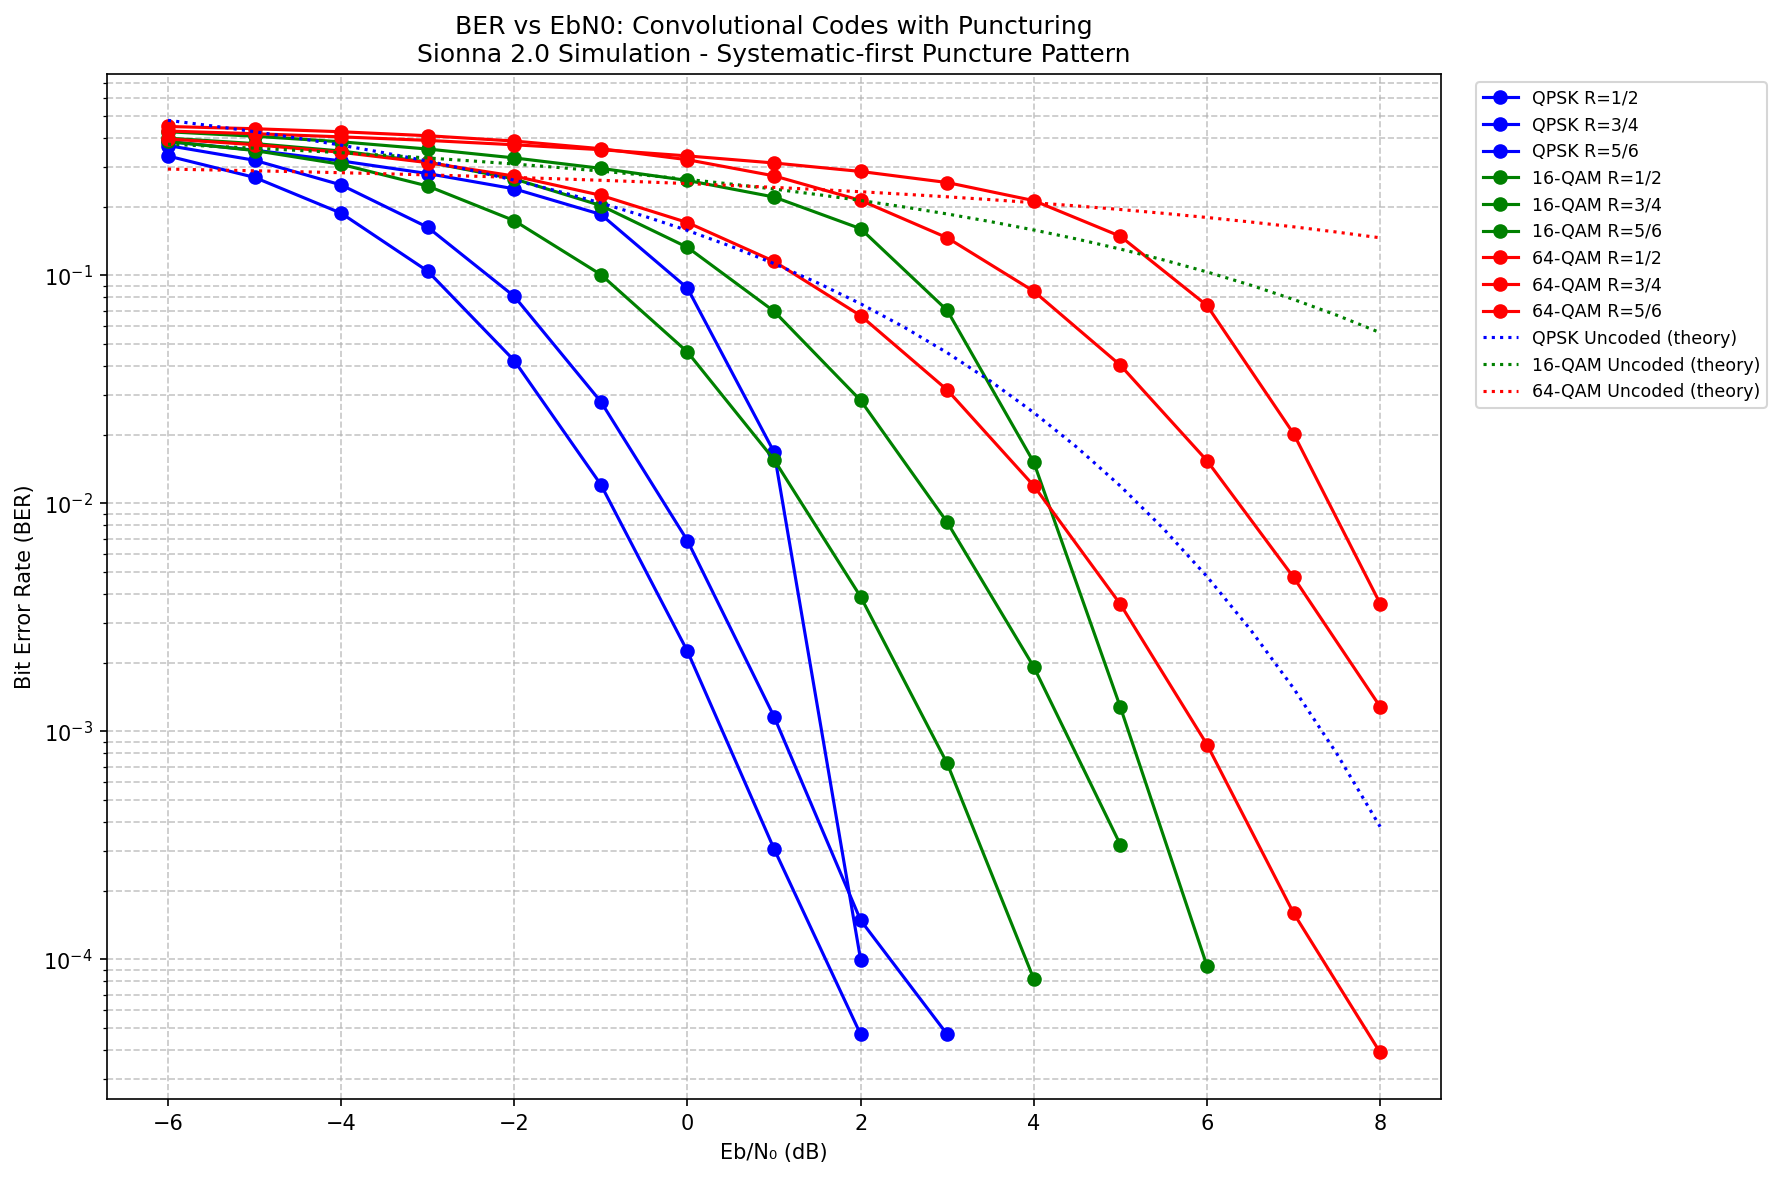

This figure's Python source:
# Comprehensive BER vs EbN0 Simulation for Sionna 2.0
# Simulates different modulation and coding rate combinations with proper puncturing support

import torch
import numpy as np
from tqdm import tqdm
import matplotlib.pyplot as plt

try:
    import sionna
    from sionna.phy.channel import AWGN
    from sionna.phy.mapping import Mapper, Demapper
    from sionna.phy.fec.conv import ConvEncoder, ViterbiDecoder
except ImportError as e:
    raise RuntimeError("Please install sionna: pip install sionna") from e

# ============================
# Configuration Parameters
# ============================

MODULATION_CONFIGS = [
    ("QPSK", 2),      # QPSK: 2 bits per symbol
    ("16-QAM", 4),    # 16-QAM: 4 bits per symbol
    ("64-QAM", 6),    # 64-QAM: 6 bits per symbol
]

CODING_CONFIGS = [
    ("1/2", 0.5, "No puncturing"),      
    ("3/4", 0.75, "Systematic-first"),   
    ("5/6", 0.833, "Systematic-first"),  
]

CONV_POLY = [0o17, 0o15]  # Octal polynomials for rate-1/2 convolutional code

EBNO_DB_MIN = -6.0
EBNO_DB_MAX = 8.0
EBNO_DB_STEP = 1.0
MAX_BITS_TESTED = int(1e7)
MIN_BER_TARGET = 1e-4
BATCH_SIZE = 256
NUM_FRAMES_MAX = 100

DEVICE = torch.device("cuda" if torch.cuda.is_available() else "cpu")
print(f"Using device: {DEVICE}")


# ============================
# ConvPuncturer Class - Systematic-first puncturing pattern
# ============================

class ConvPuncturer:
    """
    卷积码 puncturing/depuncturing 工具类
    
    Puncture Pattern Strategy (Systematic-first):
    - Always preserve all systematic bits (information bits)
    - Selectively remove parity bits based on target rate
    """
    
    @staticmethod
    def get_pattern(target_rate, k, pattern_type="systematic_first", encoded_length=None, device=None):
        """Generate puncturing mask for given target rate"""
        return ConvPuncturer._systematic_first_pattern(target_rate, k, encoded_length, device)
    
    @staticmethod
    def _systematic_first_pattern(target_rate, k, encoded_length=None, device=None):
        """
        Generate puncturing mask using systematic-first strategy
        
        For rate-1/2 output of length 2k (or more with termination):
        - R=0.5: Keep all bits (no puncturing)
        - R=0.75: Keep all systematic + every other parity bit
        - R=0.833: Keep all systematic + one in three parity bits
        """
        total_len = encoded_length if encoded_length is not None else 2 * k
        keep_mask = torch.zeros(total_len, dtype=torch.bool, device=device)
        
        # Always preserve systematic bits (even indices: 0, 2, 4, ...)
        keep_mask[::2] = True
        
        if target_rate == 0.5:
            keep_mask[1::2] = True
            
        elif target_rate == 0.75:
            for i in range(1, total_len, 2):
                if ((i - 1) // 2) % 2 == 0:
                    keep_mask[i] = True
            
        elif target_rate >= 5/6 - 0.01:
            for i in range(1, total_len, 2):
                if ((i - 1) // 2) % 3 == 0:
                    keep_mask[i] = True
        
        return keep_mask
    
    @staticmethod
    def puncture(encoded_bits, keep_mask):
        """Puncture encoded bits according to the mask.
        
        Returns:
            punctured_bits: Bits that will be transmitted (length = sum(keep_mask))
            n_punctured: Number of bits after puncturing
        """
        punctured_bits = encoded_bits[:, keep_mask]
        n_punctured = punctured_bits.shape[1]
        return punctured_bits, n_punctured
    
    @staticmethod
    def depuncture(llrs_punctured, keep_mask, valid_count, input_device):
        """
        Depuncture LLRs by inserting zeros at punctured positions.
        
        The received LLRs (llrs_punctured) may have symbol-alignment padding at the end.
        Only the first `valid_count` LLRs correspond to actual transmitted bits.
        
        Args:
            llrs_punctured: Received LLRs - length = sum(keep_mask) + symbol_alignment_padding
                           The first valid_count elements are from actual transmission,
                           remaining elements are padding (should be treated as erasures)
            keep_mask: Boolean mask indicating which positions were transmitted vs punctured.
                      Length must equal total expected LLR length before symbol alignment.
                      True positions will receive the valid_count LLRs in order.
            valid_count: Number of valid LLRs from actual transmission (should be <= sum(keep_mask))
                        These correspond to positions where keep_mask is True, in order
            input_device: Device for output tensor
        
        Returns:
            depunct_llrs: Full-length LLRs with zeros at punctured/erased positions
                         and received values at transmitted positions
        """
        batch_size = llrs_punctured.shape[0]
        total_len = keep_mask.shape[-1]
        
        # Create full-length zero tensor (LLR=0 means complete uncertainty)
        depunct_llrs = torch.zeros(
            batch_size, total_len,
            dtype=llrs_punctured.dtype,
            device=input_device
        )
        
        if keep_mask.sum() > 0:
            # Get indices of positions that were transmitted (True in mask)
            # Handle both 1D and 2D masks correctly for torch.nonzero with as_tuple=True
            nonzero_result = torch.nonzero(keep_mask, as_tuple=True)
            
            if len(nonzero_result) == 1:
                # 1D mask case - the result is (indices,) tuple
                true_indices = nonzero_result[0]
            else:
                # 2D or higher mask case - get indices along last dimension
                true_indices = nonzero_result[-1]
            
            if valid_count > 0 and len(true_indices) > 0:
                # Copy only the valid LLRs to their original positions
                # Ensure we don't copy more than available or more than True positions
                n_to_copy = min(valid_count, int(keep_mask.sum()), llrs_punctured.shape[-1])
                depunct_llrs[:, true_indices[:n_to_copy]] = llrs_punctured[:, :n_to_copy]
        
        return depunct_llrs


# ============================
# Helper Functions
# ============================

def calculate_noise_variance(ebno_db, coding_rate, num_bits_per_symbol):
    """Calculate noise variance for AWGN channel."""
    ebno_lin = 10 ** (ebno_db / 10.0)
    noise_var = 1.0 / (2.0 * coding_rate * num_bits_per_symbol * ebno_lin)
    return noise_var


# ============================
# Initialize Sionna Components
# ============================

print("\nInitializing convolutional encoder and decoder...")

conv_enc_1_2 = ConvEncoder(
    gen_poly=tuple(bin(p)[2:] for p in CONV_POLY),
    terminate=True,
    precision="single"
).to(DEVICE)

viterbi_dec_1_2 = ViterbiDecoder(
    gen_poly=tuple(bin(p)[2:] for p in CONV_POLY),
    terminate=True,
    precision="single",
    method='soft_llr'
).to(DEVICE)

dummy_bits = torch.randint(0, 2, (1, 100), dtype=torch.float32, device=DEVICE)
_ = conv_enc_1_2(dummy_bits)

print("Initialization complete.")


# ============================
# Simulation Results Storage
# ============================

results = {}


# ============================
# Main Simulation Loop
# ============================

print("\n" + "="*60)
print("Starting BER vs EbN0 Simulation")
print("="*60)

for mod_name, num_bits_per_symbol in MODULATION_CONFIGS:
    print(f"\n--- Modulation: {mod_name} ({num_bits_per_symbol} bits/symbol) ---")
    
    modulator = Mapper(
        constellation_type="qam",
        num_bits_per_symbol=num_bits_per_symbol,
        precision="single"
    ).to(DEVICE)
    
    demapper = Demapper(
        demapping_method="app",
        constellation_type="qam",
        num_bits_per_symbol=num_bits_per_symbol,
        hard_out=False,
        precision="single"
    ).to(DEVICE)
    
    for rate_str, coding_rate, puncture_desc in CODING_CONFIGS:
        print(f"\n  Coding: {rate_str} ({puncture_desc})")
        
        ebno_vals = []
        coded_ber_vals = []
        
        k_info = 1000
        
        for ebno_db in tqdm(
            np.arange(EBNO_DB_MIN, EBNO_DB_MAX + EBNO_DB_STEP/2, EBNO_DB_STEP),
            desc=f"    {mod_name} @ R={rate_str}",
            leave=False
        ):
            coded_errors = 0
            coded_bits_tested = 0
            
            for _ in range(NUM_FRAMES_MAX):
                if coded_bits_tested >= MAX_BITS_TESTED:
                    break
                
                info_bits = torch.randint(
                    0, 2, (BATCH_SIZE, k_info), dtype=torch.float32, device=DEVICE
                )
                
                # Step 1: Encode with rate-1/2 encoder
                encoded_bits = conv_enc_1_2(info_bits)
                n_encoded = encoded_bits.shape[1]
                
                # Step 2: Generate puncturing mask for encoded length
                keep_mask_base = ConvPuncturer.get_pattern(
                    coding_rate, k_info, "systematic_first", 
                    encoded_length=n_encoded, device=DEVICE
                )
                
                # Step 3: Puncture according to pattern
                punctured_bits, n_punctured = ConvPuncturer.puncture(encoded_bits, keep_mask_base)
                
                # Step 4: Pad for symbol alignment (padded bits treated as erasures)
                n_symbols_tx = (n_punctured + num_bits_per_symbol - 1) // num_bits_per_symbol
                total_bits_tx = n_symbols_tx * num_bits_per_symbol
                
                if n_punctured < total_bits_tx:
                    pad_size_tx = total_bits_tx - n_punctured
                    punctured_bits = torch.cat([
                        punctured_bits,
                        torch.zeros(BATCH_SIZE, pad_size_tx, device=DEVICE)
                    ], dim=1)
                    
                    # Create transmission mask for symbol-aligned bits only
                    # True = transmitted (after puncturing), False = padded (erasure)
                    tx_mask_aligned = torch.cat([keep_mask_base, torch.zeros(pad_size_tx, dtype=torch.bool, device=DEVICE)])
                else:
                    punctured_bits = punctured_bits[:, :total_bits_tx]
                    if total_bits_tx > n_encoded:
                        # Pad the mask to match symbol alignment
                        pad_size = total_bits_tx - n_encoded
                        tx_mask_aligned = torch.cat([keep_mask_base, torch.zeros(pad_size, dtype=torch.bool, device=DEVICE)])
                    else:
                        tx_mask_aligned = keep_mask_base[:total_bits_tx]  # Fixed: use 1D indexing for 1D mask
                
                # Step 5: Map to symbols and transmit through AWGN channel
                symbols = modulator(punctured_bits)
                noise_var = calculate_noise_variance(ebno_db, coding_rate, num_bits_per_symbol)
                y = AWGN(precision="single")(symbols, noise_var)
                
                # Step 6: Demap to LLRs (length matches total_bits_tx after symbol alignment)
                llrs = demapper(y, noise_var)
                
                # Step 7: Depuncture - map received LLRs back to original encoded length
                # llrs from demapper has length total_bits_tx (after symbol alignment padding)
                # The first n_punctured LLRs correspond to positions where keep_mask_base is True
                depunct_llrs = ConvPuncturer.depuncture(llrs, keep_mask_base, n_punctured, input_device=DEVICE)
                
                # Step 8: Decode with Viterbi decoder (expects original encoded length)
                decoded_bits = viterbi_dec_1_2(depunct_llrs)
                
                # Step 9: Calculate BER (compare to original info bits)
                min_len = min(decoded_bits.shape[1], info_bits.shape[1])
                errors = (decoded_bits[:, :min_len] != info_bits[:, :min_len]).sum().item()
                
                coded_errors += errors
                coded_bits_tested += min_len * BATCH_SIZE
                
                if coded_bits_tested > 1e5 and coded_errors / coded_bits_tested < MIN_BER_TARGET:
                    break
            
            coded_ber = coded_errors / coded_bits_tested if coded_bits_tested > 0 else 0.0
            
            ebno_vals.append(ebno_db)
            coded_ber_vals.append(coded_ber)
            
            print(f"      EbN0={ebno_db:4.1f}dB -> BER = {coded_ber:.2e}")
            
            if coded_ber < MIN_BER_TARGET and ebno_db > 0:
                break
        
        key = (mod_name, rate_str)
        results[key] = {'ebno': ebno_vals, 'coded_ber': coded_ber_vals}


# ============================
# Plot Results
# ============================

print("\n" + "="*60)
print("Generating Plot")
print("="*60)

plt.figure(figsize=(12, 8))

mod_colors = {"QPSK": 'b', "16-QAM": 'g', "64-QAM": 'r'}
rate_markers = {"0.5": 'o', "0.75": '^', "0.833": 's'}

for (mod_name, rate_str), data in results.items():
    ebno_vals = data['ebno']
    coded_ber_vals = data['coded_ber']
    
    non_zero_mask = [ber > 0 for ber in coded_ber_vals]
    ebno_plot = [e for e, m in zip(ebno_vals, non_zero_mask) if m]
    ber_plot = [b for b, m in zip(coded_ber_vals, non_zero_mask) if m]
    
    color = mod_colors.get(mod_name, 'k')
    marker = rate_markers.get(rate_str, 'o')
    
    if ber_plot:
        label = f"{mod_name} R={rate_str}"
        fmt_string = color + marker + '-'  # 'bo-' means blue line with circle markers
        plt.semilogy(ebno_plot, ber_plot, fmt_string, 
                    label=label, linewidth=1.5, markersize=6)

# Add uncoded BER theoretical curves for reference
ebno_db_range = np.arange(EBNO_DB_MIN, EBNO_DB_MAX + 0.5, 0.5)
for mod_name, num_bits in MODULATION_CONFIGS:
    uncoded_ber_theory = []
    
    for ebno_db in ebno_db_range:
        ebno_lin = 10 ** (ebno_db / 10.0)
        M = 2 ** num_bits
        
        if ebno_lin > 0 and M > 1:
            # Convert to tensor for torch operations
            ebno_tensor = torch.tensor(ebno_lin, dtype=torch.float32, device=DEVICE)
            M_tensor = torch.tensor(M, dtype=torch.float32, device=DEVICE)
            ber_tensor = (4/num_bits) * 0.5 * torch.erfc(torch.sqrt(3*ebno_tensor/(M_tensor-1)))
            ber = max(ber_tensor.item(), 1e-6)
        else:
            ber = 1.0
        
        uncoded_ber_theory.append(max(ber, 1e-6))
    
    color = mod_colors.get(mod_name, 'k')
    fmt_string = color + ':'  # e.g., 'b:' for blue dashed line
    plt.semilogy(ebno_db_range, uncoded_ber_theory, fmt_string, 
                label=f"{mod_name} Uncoded (theory)", linewidth=1.5)

plt.xlabel("Eb/N₀ (dB)")
plt.ylabel("Bit Error Rate (BER)")
plt.title("BER vs EbN0: Convolutional Codes with Puncturing\n" +
          "Sionna 2.0 Simulation - Systematic-first Puncture Pattern")
plt.grid(True, which="both", linestyle="--", alpha=0.7)
plt.legend(bbox_to_anchor=(1.02, 1), loc='upper left', fontsize='small')
plt.tight_layout()
plt.savefig("ber_simulation_comprehensive.png", dpi=150, bbox_inches='tight')

print("\nSimulation complete! Results saved to 'ber_simulation_comprehensive.png'")
